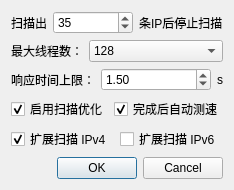
<?xml version="1.0" encoding="UTF-8"?>
<ui version="4.0">
 <class>Dialog</class>
 <widget class="QDialog" name="Dialog">
  <property name="geometry">
   <rect>
    <x>0</x>
    <y>0</y>
    <width>228</width>
    <height>181</height>
   </rect>
  </property>
  <property name="windowTitle">
   <string>扫描设置</string>
  </property>
  <layout class="QVBoxLayout" name="verticalLayout">
   <item>
    <layout class="QHBoxLayout" name="maxIPLayout">
     <item>
      <widget class="QLabel" name="labMaxIP_1">
       <property name="text">
        <string>扫描出</string>
       </property>
      </widget>
     </item>
     <item>
      <widget class="QSpinBox" name="spinBox_MaxIP">
       <property name="sizePolicy">
        <sizepolicy hsizetype="Expanding" vsizetype="Fixed">
         <horstretch>0</horstretch>
         <verstretch>0</verstretch>
        </sizepolicy>
       </property>
       <property name="minimum">
        <number>1</number>
       </property>
       <property name="maximum">
        <number>1000</number>
       </property>
       <property name="value">
        <number>35</number>
       </property>
      </widget>
     </item>
     <item>
      <widget class="QLabel" name="labMaxIP_2">
       <property name="text">
        <string>条IP后停止扫描</string>
       </property>
      </widget>
     </item>
    </layout>
   </item>
   <item>
    <layout class="QHBoxLayout" name="threadsLayout">
     <item>
      <widget class="QLabel" name="labThreads">
       <property name="text">
        <string>最大线程数：</string>
       </property>
      </widget>
     </item>
     <item>
      <widget class="QComboBox" name="comboBox_threads">
       <property name="sizePolicy">
        <sizepolicy hsizetype="Expanding" vsizetype="Fixed">
         <horstretch>0</horstretch>
         <verstretch>0</verstretch>
        </sizepolicy>
       </property>
       <property name="currentIndex">
        <number>7</number>
       </property>
       <item>
        <property name="text">
         <string>1</string>
        </property>
       </item>
       <item>
        <property name="text">
         <string>2</string>
        </property>
       </item>
       <item>
        <property name="text">
         <string>4</string>
        </property>
       </item>
       <item>
        <property name="text">
         <string>8</string>
        </property>
       </item>
       <item>
        <property name="text">
         <string>16</string>
        </property>
       </item>
       <item>
        <property name="text">
         <string>32</string>
        </property>
       </item>
       <item>
        <property name="text">
         <string>64</string>
        </property>
       </item>
       <item>
        <property name="text">
         <string>128</string>
        </property>
       </item>
       <item>
        <property name="text">
         <string>200</string>
        </property>
       </item>
      </widget>
     </item>
    </layout>
   </item>
   <item>
    <layout class="QHBoxLayout" name="horizontalLayout">
     <item>
      <widget class="QLabel" name="labTimeout">
       <property name="text">
        <string>响应时间上限：</string>
       </property>
      </widget>
     </item>
     <item>
      <widget class="QDoubleSpinBox" name="spinBox_timeout">
       <property name="sizePolicy">
        <sizepolicy hsizetype="Expanding" vsizetype="Fixed">
         <horstretch>0</horstretch>
         <verstretch>0</verstretch>
        </sizepolicy>
       </property>
       <property name="minimum">
        <double>1.000000000000000</double>
       </property>
       <property name="maximum">
        <double>10.000000000000000</double>
       </property>
       <property name="singleStep">
        <double>0.500000000000000</double>
       </property>
       <property name="value">
        <double>1.500000000000000</double>
       </property>
      </widget>
     </item>
     <item>
      <widget class="QLabel" name="labTimeout_2">
       <property name="text">
        <string>s</string>
       </property>
      </widget>
     </item>
    </layout>
   </item>
   <item>
    <layout class="QHBoxLayout" name="chkBoxLayout">
     <item>
      <widget class="QCheckBox" name="chkBox_optimize">
       <property name="text">
        <string>启用扫描优化</string>
       </property>
       <property name="checked">
        <bool>true</bool>
       </property>
      </widget>
     </item>
     <item>
      <widget class="QCheckBox" name="chkBox_autoTest">
       <property name="text">
        <string>完成后自动测速</string>
       </property>
       <property name="checked">
        <bool>true</bool>
       </property>
      </widget>
     </item>
    </layout>
   </item>
   <item>
    <layout class="QHBoxLayout" name="extendScanLayout">
     <item>
      <widget class="QCheckBox" name="chkBox_extend4">
       <property name="toolTip">
        <string>扩大 IPv4 扫描范围。</string>
       </property>
       <property name="text">
        <string>扩展扫描 IPv4</string>
       </property>
       <property name="checked">
        <bool>true</bool>
       </property>
      </widget>
     </item>
     <item>
      <widget class="QCheckBox" name="chkBox_extend6">
       <property name="toolTip">
        <string>扩大扫描范围，增加 IPv6 支持。</string>
       </property>
       <property name="text">
        <string>扩展扫描 IPv6</string>
       </property>
      </widget>
     </item>
    </layout>
   </item>
   <item>
    <widget class="QDialogButtonBox" name="buttonBox">
     <property name="orientation">
      <enum>Qt::Horizontal</enum>
     </property>
     <property name="standardButtons">
      <set>QDialogButtonBox::Cancel|QDialogButtonBox::Ok</set>
     </property>
    </widget>
   </item>
  </layout>
 </widget>
 <resources/>
 <connections>
  <connection>
   <sender>buttonBox</sender>
   <signal>accepted()</signal>
   <receiver>Dialog</receiver>
   <slot>accept()</slot>
   <hints>
    <hint type="sourcelabel">
     <x>248</x>
     <y>254</y>
    </hint>
    <hint type="destinationlabel">
     <x>157</x>
     <y>274</y>
    </hint>
   </hints>
  </connection>
  <connection>
   <sender>buttonBox</sender>
   <signal>rejected()</signal>
   <receiver>Dialog</receiver>
   <slot>reject()</slot>
   <hints>
    <hint type="sourcelabel">
     <x>316</x>
     <y>260</y>
    </hint>
    <hint type="destinationlabel">
     <x>286</x>
     <y>274</y>
    </hint>
   </hints>
  </connection>
 </connections>
</ui>
